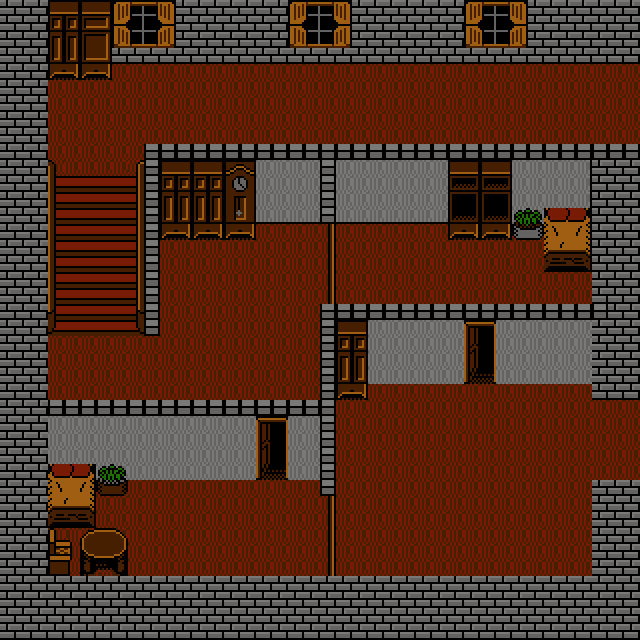

Tiled map render using the project's own tile images. Description and the map definition, with tile-layer contents summarised, below:
An orthogonal 40x40 tile map with 16x16 px tiles, 4 tile layers (sol, obstacles, decorations, portes), 2 tilesets.

<map version="1.5" tiledversion="1.7.2" orientation="orthogonal" renderorder="right-down" width="40" height="40" tilewidth="16" tileheight="16" infinite="0" nextlayerid="6" nextobjectid="1">
 <tileset firstgid="1" source="tiles_mansion.tsx" />
 <tileset firstgid="1681" source="../mansion_maps_version4/tiles_mansion.tsx" />
 <layer id="1" name="sol" width="40" height="40">
  <data>[1600 cells, 1600 non-empty, 2 distinct tile ids]</data>
 </layer>
 <layer id="2" name="obstacles" width="40" height="40">
  <data>[1600 cells, 857 non-empty, 53 distinct tile ids]</data>
 </layer>
 <layer id="3" name="decorations" width="40" height="40">
  <data>[1600 cells, 226 non-empty, 78 distinct tile ids]</data>
 </layer>
 <layer id="4" name="portes" width="40" height="40">
  <data>[1600 cells, 26 non-empty, 10 distinct tile ids]</data>
 </layer>
</map>